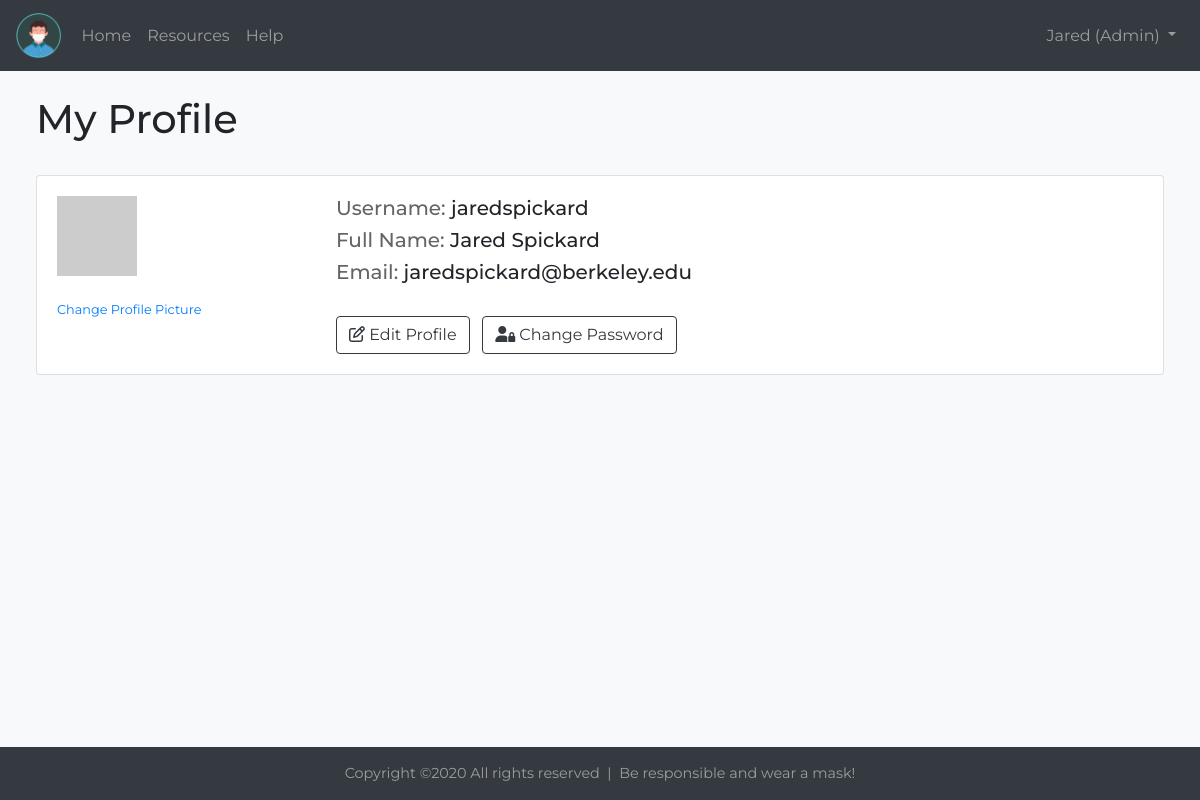
The app's page /profile (signed in) with its own data.
### main.py (models this page shows, shortened)
class User(UserMixin, db.Model):
    id = db.Column(db.Integer, primary_key=True)
    username = db.Column(db.String(64), index=True, unique=True)
    first_name = db.Column(db.String(64), index=True)
    last_name = db.Column(db.String(64), index=True)
    email = db.Column(db.String(120), index=True, unique=True)
    is_admin = db.Column(db.Boolean, index=True, default=False) # boolean representing whether they're an admin
    password_hash = db.Column(db.String(128))
    organization = db.Column(db.String(64), index=True) # plan to delete this when I switch to Postgres
    is_verified = db.Column(db.Boolean()) # plan to delete this when I switch to Postgres
    covid_tests = db.relationship('CovidTest', backref='user', lazy='dynamic') # declares a one to many relationship between users and covid tests
    def avatar(self, size):
        digest = md5(self.email.lower().encode('utf-8')).hexdigest()
        return 'https://www.gravatar.com/avatar/{}?d=identicon&s={}'.format(digest, size)

### main.py (the view, shortened to what this page needs)
@app.route('/profile', methods=['GET', 'POST'])
@login_required
def profile():
    edit_form = EditProfileForm()
    password_form = ChangePasswordForm()
    if edit_form.validate_on_submit():
        user = User.query.filter_by(id=current_user.id).first()
        user.username = edit_form.username.data
        user.email = edit_form.email.data
        user.first_name = edit_form.first_name.data
        user.last_name = edit_form.last_name.data
        db.session.commit()
        flash('Your profile has been updated.')
        return redirect(url_for('profile'))
    elif request.method == 'GET': # else if its a get request...
        edit_form.username.data = current_user.username
        edit_form.email.data = current_user.email
        edit_form.first_name.data = current_user.first_name
        edit_form.last_name.data = current_user.last_name
    return render_template('profile.html', title='My Profile', edit_form=edit_form, password_form=password_form)

### main.py (called while the page is built)
@login.user_loader
def load_user(id):
    return User.query.get(int(id))

### templates/profile.html (shortened to what this page needs)
{% extends "base.html" %}
{% block content %}
<br>
<div class="page-content mx-auto">
    <div class="row mb-4">
        <div class="col" style="text-align:left">
            <h1>My Profile</h1>
        </div>
    </div>
    <div class="card">
        <div class="card-body mb-0">
            <div class="row">
                <div class="col col-lg-3 col-md-3 col-sm-3 col-12">
                    <img src="{{ current_user.avatar(128) }}"><br><br>
                    <a href="https://en.gravatar.com"><small>Change Profile Picture</small></a>
                </div>
                <div class="col" style="text-align:left">
                    <h5><span style="opacity: 0.7;"> Username: </span>{{ current_user.username }}</h5>
                    <h5><span style="opacity: 0.7;"> Full Name: </span>{{ current_user.first_name }} {{ current_user.last_name }}</h5>
                    <h5><span style="opacity: 0.7;"> Email: </span>{{ current_user.email }}</h5>
                    <br>
                    <button type="button" class="btn btn-outline-dark btn-icon my-auto" data-toggle="modal" data-target="#editProfileModal">
                        <span class="btn-inner--icon"><i class="far fa-edit"></i></span>
                        <span class="btn-inner--text">Edit Profile</span>
                    </button>&nbsp;&nbsp;
                    <button type="button" class="btn btn-outline-dark btn-icon my-auto" data-toggle="modal" data-target="#changePasswordModal">
                        <span class="btn-inner--icon"><i class="fas fa-user-lock"></i></span>
                        <span class="btn-inner--text">Change Password</span>
                    </button>
                </div>
            </div>
        </div>
    </div>
</div>
<br>
{% endblock %}

### templates/base.html (shortened to what this page needs)
<html>
<head>
    <link rel="stylesheet" href="https://stackpath.bootstrapcdn.com/bootstrap/4.5.0/css/bootstrap.min.css">
    <link rel="stylesheet" href="{{ url_for('static', filename='css/style.css') }}" type="text/css">
</head>
<body style="font-family:Montserrat; text-align:center" class="bg-light">
    <div class="accomodate-footer">
    <nav class="navbar navbar-expand-lg navbar-dark bg-dark">
        <a class="navbar-brand" href="{{ url_for('index') }}" style="margin:0rem">
            <img style="max-width: 45px;" src="{{ url_for('static', filename='images/mask.png') }}">
        </a>
        <div class="collapse navbar-collapse" id="navbarSupportedContent">
            {% if current_user.is_anonymous %}
            <h3 class="mb-0" style="color: rgba(255,255,255,.7)">COVID 19 Testing Tracker</h3>
            {% else %}
            <ul class="navbar-nav mr-auto" style="text-align: center;">
                <li id="homeOption" class="nav-item">
                    <a class="nav-link" href="{{ url_for('index') }}">Home</a>
                </li>
                <li id="leaderboardOption" class="nav-item">
                    <a class="nav-link" href="{{ url_for('resources') }}">Resources</a>
                </li>
                <li id="leaderboardOption" class="nav-item">
                    <a class="nav-link" href="{{ url_for('help') }}">Help</a>
                </li>
            </ul>
            {% endif %}
            <ul class="navbar-nav ml-auto" style="text-align: center;">
                <li id="navbarProfile" class="nav-item">
                    {% if current_user.is_anonymous %}
                    <a class="nav-link" href="{{ url_for('login') }}">Login</a>
                    {% else %}
                    <a class="nav-link dropdown-toggle" href="#" id="navbarDropdownMenuLink" role="button" data-toggle="dropdown" aria-haspopup="true" aria-expanded="false">
                        {{ current_user.first_name }} {% if current_user.is_admin %}(Admin){% endif %}
                    </a>
                    {% endif %}
                </li>
            </ul>
        </div>
    </nav>
    {% block content %}{% endblock %}
    </div>
    <div class="bg-dark footer footer-bottom" style="color: rgba(255,255,255,.5);">
        <div class="row">
            <div class="col" style="text-align: center;">
                <p style="font-size: 0.9rem; margin-top:1rem;">Copyright &copy;2020 All rights reserved &nbsp;|&nbsp; Be responsible and wear a mask! </a></p>
            </div>
        </div>
    </div>
</body>
</html>

### static/css/style.css (style rules this page uses)
.page-content { width: 94%; max-width: 1200px; text-align: left; }
li::marker { display: none; }
.accomodate-footer { min-height: 100%; margin-bottom: -53px; }
.accomodate-footer:after { height: 53px; content: ""; display: block; }
.footer-bottom { width:100%; height:53px; }

### records on screen
User: first_name "Jared", username "jaredspickard", last_name "Spickard", email "jaredspickard@berkeley.edu"
